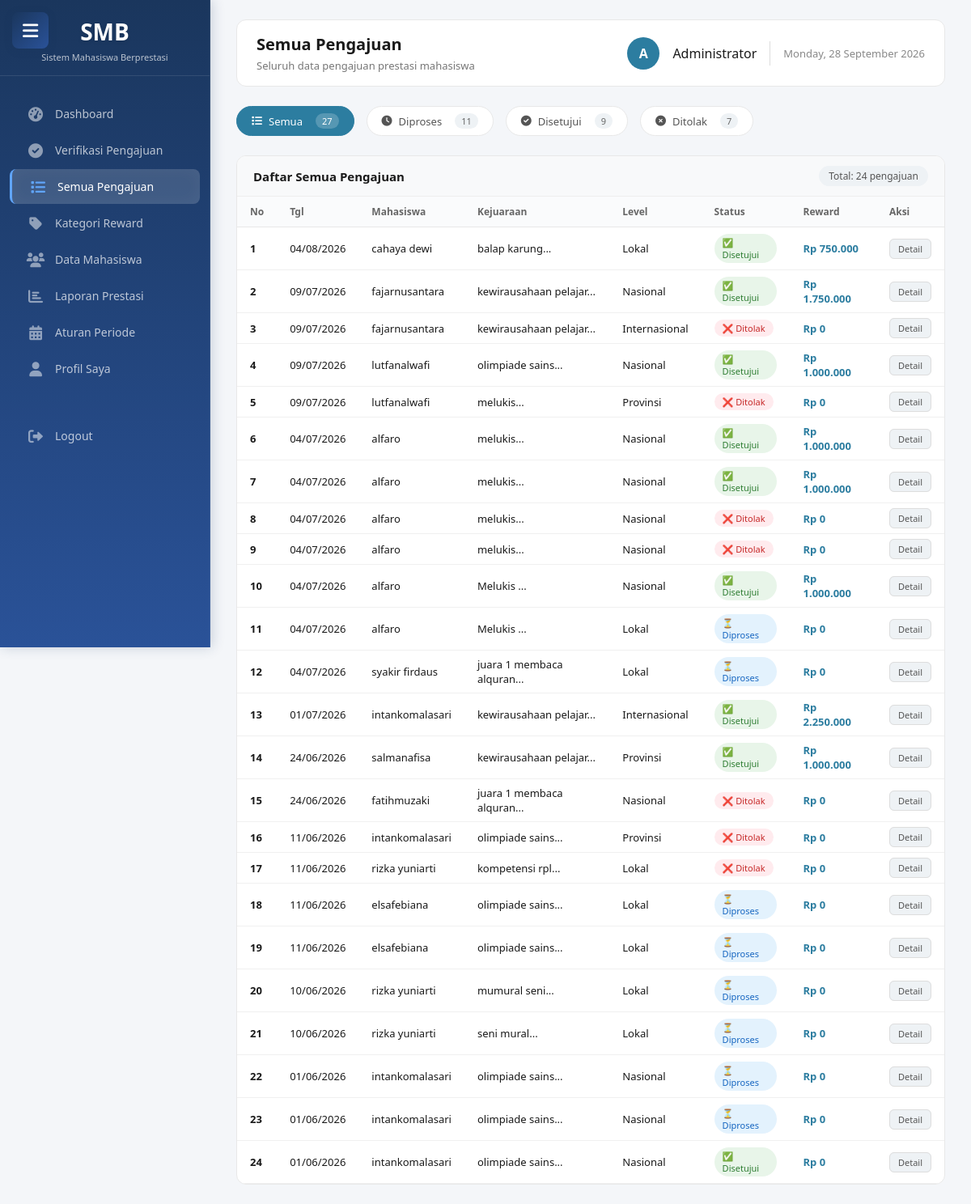
Page /admin/semua_pengajuan.php (signed in) on the committed database.
### tables this page shows
CREATE TABLE `pengajuan` (
  `id` int NOT NULL,
  `user_id` int NOT NULL,
  `mahasiswa_id` int DEFAULT NULL,
  `kategori_id` int DEFAULT NULL,
  `judul_prestasi` varchar(200) DEFAULT NULL,
  `deskripsi` text,
  `tanggal_prestasi` date DEFAULT NULL,
  `level_kompetisi` enum('Lokal','Provinsi','Nasional','Internasional') NOT NULL,
  `penyelenggara` varchar(100) DEFAULT NULL,
  `lokasi` varchar(100) DEFAULT NULL,
  `raihan_prestasi` varchar(50) DEFAULT NULL,
  `dokumen_path` varchar(255) DEFAULT NULL,
  `status` enum('diproses','disetujui','ditolak','revisi') NOT NULL DEFAULT 'diproses',
  `tanggal_disetujui` datetime DEFAULT NULL,
  `reward_nominal` int DEFAULT '0',
  `nilai_akhir` decimal(5,2) DEFAULT NULL,
  `admin_catatan` text,
  `admin_id` int DEFAULT NULL,
  `validated_at` datetime DEFAULT NULL,
  `periode_id` int DEFAULT NULL,
  `created_at` datetime DEFAULT CURRENT_TIMESTAMP,
  `updated_at` datetime DEFAULT NULL,
  `fakultas` varchar(100) DEFAULT NULL,
  `jenis_peserta` enum('Individu','Tim') DEFAULT 'Individu',
  `nama_ketua` varchar(100) DEFAULT NULL,
  `nim_ketua` varchar(20) DEFAULT NULL,
  `no_hp` varchar(15) DEFAULT NULL,
  `prodi` varchar(50) DEFAULT NULL,
  `bulan_raihan` varchar(20) DEFAULT NULL,
  `tahun_raihan` year DEFAULT NULL,
  `url_penyelenggara` text,
  `nama_tim` varchar(100) DEFAULT NULL,
  `anggota_tim` text,
  `sertifikat` varchar(255) DEFAULT NULL,
  `foto_dokumentasi` text,
  `surat_tugas` varchar(255) DEFAULT NULL,
  `nama_kejuaraan` varchar(255) DEFAULT NULL,
  `kategori_prestasi` varchar(100) DEFAULT NULL,
  `tanggal_raihan` date DEFAULT NULL,
  `ocr_text` text,
  `ocr_accuracy` decimal(5,4) DEFAULT '0.0000',
  `file_hash` varchar(64) DEFAULT NULL,
  `digital_signature` text,
  `penetapan` tinyint(1) DEFAULT '0'
);

CREATE TABLE `users` (
  `id` int NOT NULL,
  `username` varchar(50) NOT NULL,
  `password` varchar(255) NOT NULL,
  `email` varchar(100) NOT NULL,
  `nama_lengkap` varchar(100) NOT NULL,
  `nim` varchar(20) DEFAULT NULL,
  `fakultas` varchar(100) DEFAULT NULL,
  `prodi` varchar(50) DEFAULT NULL,
  `role` enum('mahasiswa','reviewer','admin','superadmin') NOT NULL DEFAULT 'mahasiswa',
  `no_hp` varchar(20) DEFAULT NULL,
  `alamat` text,
  `foto_profil` varchar(255) DEFAULT NULL,
  `status` enum('active','inactive','locked','suspended') NOT NULL DEFAULT 'active',
  `email_verified` tinyint(1) DEFAULT '1',
  `verification_token` varchar(100) DEFAULT NULL,
  `reset_token` varchar(100) DEFAULT NULL,
  `reset_expiry` datetime DEFAULT NULL,
  `last_login` datetime DEFAULT NULL,
  `lock_until` datetime DEFAULT NULL,
  `created_at` datetime NOT NULL,
  `updated_at` datetime DEFAULT NULL
);

### admin/semua_pengajuan.php (the view, shortened to what this page needs)
<?php
require_once '../config/database.php';
$status_filter = isset($_GET['status']) ? $_GET['status'] : 'semua';
if ($status_filter == 'disetujui') {
    $query = "SELECT p.*, u.nama_lengkap FROM pengajuan p JOIN users u ON p.user_id = u.id WHERE p.status = 'disetujui' ORDER BY p.created_at DESC";
    $judul = "Pengajuan Disetujui";
    $subtitle = "Daftar pengajuan yang telah disetujui";
} elseif ($status_filter == 'ditolak') {
    $query = "SELECT p.*, u.nama_lengkap FROM pengajuan p JOIN users u ON p.user_id = u.id WHERE p.status = 'ditolak' ORDER BY p.created_at DESC";
    $judul = "Pengajuan Ditolak";
    $subtitle = "Daftar pengajuan yang ditolak";
} elseif ($status_filter == 'diproses') {
    $query = "SELECT p.*, u.nama_lengkap FROM pengajuan p JOIN users u ON p.user_id = u.id WHERE p.status = 'diproses' ORDER BY p.created_at DESC";
    $judul = "Pengajuan Diproses";
    $subtitle = "Daftar pengajuan yang sedang diproses";
} else {
    $query = "SELECT p.*, u.nama_lengkap FROM pengajuan p JOIN users u ON p.user_id = u.id ORDER BY p.created_at DESC";
    $judul = "Semua Pengajuan";
    $subtitle = "Seluruh data pengajuan prestasi mahasiswa";
}
$result = mysqli_query($conn, $query);
$total = mysqli_num_rows($result);
$total_semua = mysqli_fetch_assoc(mysqli_query($conn, "SELECT COUNT(*) as t FROM pengajuan"))['t'];
$total_diproses = mysqli_fetch_assoc(mysqli_query($conn, "SELECT COUNT(*) as t FROM pengajuan WHERE status='diproses'"))['t'];
$total_disetujui = mysqli_fetch_assoc(mysqli_query($conn, "SELECT COUNT(*) as t FROM pengajuan WHERE status='disetujui'"))['t'];
$total_ditolak = mysqli_fetch_assoc(mysqli_query($conn, "SELECT COUNT(*) as t FROM pengajuan WHERE status='ditolak'"))['t'];
include 'includes/sidebar.php';
?>
<!DOCTYPE html>
<html lang="id">
<head>
    <link rel="stylesheet" href="https://cdnjs.cloudflare.com/ajax/libs/font-awesome/6.0.0-beta3/css/all.min.css">
</head>
<body>
<div class="main-content">
    <div class="top-bar">
        <div class="page-title">
            <h2><?php echo $judul; ?></h2>
            <p><?php echo $subtitle; ?></p>
        </div>
        <div class="user-info">
            <div class="user-avatar">A</div>
            <span class="user-name"><?php echo htmlspecialchars($_SESSION['nama'] ?? 'Admin'); ?></span>
            <span class="date-text"><?php echo date('l, d F Y'); ?></span>
        </div>
    </div>
    <div class="filter-buttons">
        <a href="?status=semua" class="filter-btn <?php echo $status_filter == 'semua' ? 'active' : ''; ?>">
            <i class="fas fa-list"></i> Semua
            <span class="filter-badge"><?php echo $total_semua; ?></span>
        </a>
        <a href="?status=diproses" class="filter-btn <?php echo $status_filter == 'diproses' ? 'active' : ''; ?>">
            <i class="fas fa-clock"></i> Diproses
            <span class="filter-badge"><?php echo $total_diproses; ?></span>
        </a>
        <a href="?status=disetujui" class="filter-btn <?php echo $status_filter == 'disetujui' ? 'active' : ''; ?>">
            <i class="fas fa-check-circle"></i> Disetujui
            <span class="filter-badge"><?php echo $total_disetujui; ?></span>
        </a>
        <a href="?status=ditolak" class="filter-btn <?php echo $status_filter == 'ditolak' ? 'active' : ''; ?>">
            <i class="fas fa-times-circle"></i> Ditolak
            <span class="filter-badge"><?php echo $total_ditolak; ?></span>
        </a>
    </div>
    <div class="table-card">
        <div class="table-header">
            <h3>Daftar <?php echo $judul; ?></h3>
            <div class="badge-count">Total: <?php echo $total; ?> pengajuan</div>
        </div>
        <div style="overflow-x: auto;">
            <table class="data-table">
                <thead>
                    <tr>
                        <th>No</th><th>Tgl</th><th>Mahasiswa</th><th>Kejuaraan</th>
                        <th>Level</th><th>Status</th><th>Reward</th><th>Aksi</th>
                    </tr>
                </thead>
                <tbody>
                    <?php
                    $no = 1;
                    if (mysqli_num_rows($result) > 0):
                        while ($row = mysqli_fetch_assoc($result)):
                            $status_class = '';
                            $status_text = '';
                            if ($row['status'] == 'diproses') {
                                $status_class = 'status-diproses';
                                $status_text = '⏳ Diproses';
                            } elseif ($row['status'] == 'disetujui') {
                                $status_class = 'status-disetujui';
                                $status_text = '✅ Disetujui';
                            } else {
                                $status_class = 'status-ditolak';
                                $status_text = '❌ Ditolak';
                            }
                    ?>
                    <tr>
                        <td style="font-weight: 600;"><?php echo $no++; ?></td>
                        <td><?php echo date('d/m/Y', strtotime($row['created_at'])); ?></td>
                        <td><?php echo htmlspecialchars($row['nama_lengkap']); ?></td>
                        <td><?php echo htmlspecialchars(substr($row['nama_kejuaraan'] ?? '-', 0, 35)); ?>...</td>
                        <td><?php echo htmlspecialchars($row['level_kompetisi']); ?></td>
                        <td><span class="status-badge <?php echo $status_class; ?>"><?php echo $status_text; ?></span></td>
                        <td class="reward-text">Rp <?php echo number_format($row['reward_nominal'] ?? 0, 0, ',', '.'); ?></td>
                        <td><a href="detail_pengajuan.php?id=<?php echo $row['id']; ?>" class="btn-detail">Detail</a></td>
                    </tr>
                    <?php
                        endwhile;
                    endif; ?>
                </tbody>
            </table>
        </div>
    </div>
</div>
</body>
</html>

### admin/includes/sidebar.php (style rules this page uses)
* { margin: 0; padding: 0; box-sizing: border-box; }
body { font-family: 'Segoe UI', system-ui, sans-serif; background: #f4f6f9; color: #1a1a1a; }
.main-content { margin-left: 260px; padding: 30px 35px; min-height: 100vh; transition: margin-left 0.3s ease; }

### admin/semua_pengajuan.php (style rules this page uses)
* { margin: 0; padding: 0; box-sizing: border-box; }
body { font-family: 'Segoe UI', system-ui, -apple-system, sans-serif; background: #f4f6f9; color: #1a1a1a; }
.main-content { margin-left: 260px; padding: 24px 32px; }
.top-bar { display: flex; justify-content: space-between; align-items: center; background: white; border-radius: 12px; padding: 16px 24px; margin-bottom: 24px; border: 1px solid #e8e8e8; }
.page-title h2 { font-size: 20px; font-weight: 600; color: #1a1a1a; }
.page-title p { font-size: 13px; color: #777; margin-top: 4px; }
.user-info { display: flex; align-items: center; gap: 16px; }
.user-avatar { width: 40px; height: 40px; background: #2c7da0; border-radius: 50%; display: flex; align-items: center; justify-content: center; color: white; font-weight: 600; }
.user-name { font-weight: 500; color: #1a1a1a; }
.date-text { font-size: 13px; color: #888; }
.filter-buttons { display: flex; gap: 15px; margin-bottom: 24px; flex-wrap: wrap; }
.filter-btn { background: white; border: 1px solid #e8e8e8; padding: 8px 18px; border-radius: 30px; text-decoration: none; color: #555; font-size: 13px; font-weight: 500; transition: all 0.3s; display: inline-flex; align-items: center; gap: 8px; }
.filter-btn i { font-size: 13px; }
.filter-btn.active { background: #2c7da0; color: white; border-color: #2c7da0; }
.filter-badge { background: #eef2f5; padding: 2px 8px; border-radius: 20px; font-size: 11px; color: #666; margin-left: 8px; }
.filter-btn.active .filter-badge { background: rgba(255,255,255,0.2); color: white; }
.table-card { background: white; border-radius: 12px; border: 1px solid #e8e8e8; overflow: hidden; }
.table-header { padding: 12px 20px; border-bottom: 1px solid #eee; background: #f8f9fa; display: flex; justify-content: space-between; align-items: center; }
.table-header h3 { font-size: 15px; font-weight: 600; color: #1a1a1a; }
.badge-count { background: #eef2f5; color: #555; padding: 4px 12px; border-radius: 20px; font-size: 12px; }
.data-table { width: 100%; border-collapse: collapse; }
.data-table th { text-align: left; padding: 10px 16px; background: #fafbfc; color: #666; font-weight: 600; font-size: 12px; border-bottom: 1px solid #e8e8e8; }
.data-table td { padding: 8px 16px; border-bottom: 1px solid #f0f0f0; font-size: 13px; vertical-align: middle; }
.status-badge { display: inline-block; padding: 3px 10px; border-radius: 20px; font-size: 11px; font-weight: 500; }
.status-diproses { background: #e3f2fd; color: #1565c0; }
.status-disetujui { background: #e8f5e9; color: #2e7d32; }
.status-ditolak { background: #ffebee; color: #c62828; }
.reward-text { font-weight: 600; color: #2c7da0; }
.btn-detail { background: #eef2f5; border: 1px solid #ddd; padding: 4px 10px; border-radius: 6px; color: #555; text-decoration: none; font-size: 11px; }

### rows in the picture
pengajuan: created_at "04/08/2026", user.nama_lengkap "cahaya dewi", nama_kejuaraan "balap karung", level_kompetisi "Lokal", status "✅ Disetujui", reward_nominal "750.000"
pengajuan: created_at "09/07/2026", user.nama_lengkap "fajarnusantara", nama_kejuaraan "kewirausahaan pelajar", level_kompetisi "Nasional", status "✅ Disetujui", reward_nominal "1.750.000"
pengajuan: created_at "09/07/2026", user.nama_lengkap "fajarnusantara", nama_kejuaraan "kewirausahaan pelajar", level_kompetisi "Internasional", status "❌ Ditolak", reward_nominal "0"
pengajuan: created_at "09/07/2026", user.nama_lengkap "lutfanalwafi", nama_kejuaraan "olimpiade sains", level_kompetisi "Nasional", status "✅ Disetujui", reward_nominal "1.000.000"
pengajuan: created_at "09/07/2026", user.nama_lengkap "lutfanalwafi", nama_kejuaraan "melukis", level_kompetisi "Provinsi", status "❌ Ditolak", reward_nominal "0"
pengajuan: created_at "04/07/2026", user.nama_lengkap "alfaro", nama_kejuaraan "melukis", level_kompetisi "Nasional", status "✅ Disetujui", reward_nominal "1.000.000"
pengajuan: created_at "04/07/2026", user.nama_lengkap "alfaro", nama_kejuaraan "melukis", level_kompetisi "Nasional", status "✅ Disetujui", reward_nominal "1.000.000"
pengajuan: created_at "04/07/2026", user.nama_lengkap "alfaro", nama_kejuaraan "melukis", level_kompetisi "Nasional", status "❌ Ditolak", reward_nominal "0"
pengajuan: created_at "04/07/2026", user.nama_lengkap "alfaro", nama_kejuaraan "melukis", level_kompetisi "Nasional", status "❌ Ditolak", reward_nominal "0"
pengajuan: created_at "04/07/2026", user.nama_lengkap "alfaro", nama_kejuaraan "Melukis", level_kompetisi "Nasional", status "✅ Disetujui", reward_nominal "1.000.000"
pengajuan: created_at "04/07/2026", user.nama_lengkap "alfaro", nama_kejuaraan "Melukis", level_kompetisi "Lokal", status "⏳ Diproses", reward_nominal "0"
pengajuan: created_at "04/07/2026", user.nama_lengkap "syakir firdaus", nama_kejuaraan "juara 1 membaca alquran", level_kompetisi "Lokal", status "⏳ Diproses", reward_nominal "0"
pengajuan: created_at "01/07/2026", user.nama_lengkap "intankomalasari", nama_kejuaraan "kewirausahaan pelajar", level_kompetisi "Internasional", status "✅ Disetujui", reward_nominal "2.250.000"
pengajuan: created_at "24/06/2026", user.nama_lengkap "salmanafisa", nama_kejuaraan "kewirausahaan pelajar", level_kompetisi "Provinsi", status "✅ Disetujui", reward_nominal "1.000.000"
pengajuan: created_at "24/06/2026", user.nama_lengkap "fatihmuzaki", nama_kejuaraan "juara 1 membaca alquran", level_kompetisi "Nasional", status "❌ Ditolak", reward_nominal "0"
pengajuan: created_at "11/06/2026", user.nama_lengkap "intankomalasari", nama_kejuaraan "olimpiade sains", level_kompetisi "Provinsi", status "❌ Ditolak", reward_nominal "0"
pengajuan: created_at "11/06/2026", user.nama_lengkap "rizka yuniarti", nama_kejuaraan "kompetensi rpl", level_kompetisi "Lokal", status "❌ Ditolak", reward_nominal "0"
pengajuan: created_at "11/06/2026", user.nama_lengkap "elsafebiana", nama_kejuaraan "olimpiade sains", level_kompetisi "Lokal", status "⏳ Diproses", reward_nominal "0"
pengajuan: created_at "11/06/2026", user.nama_lengkap "elsafebiana", nama_kejuaraan "olimpiade sains", level_kompetisi "Lokal", status "⏳ Diproses", reward_nominal "0"
pengajuan: created_at "10/06/2026", user.nama_lengkap "rizka yuniarti", nama_kejuaraan "mumural seni", level_kompetisi "Lokal", status "⏳ Diproses", reward_nominal "0"
pengajuan: created_at "10/06/2026", user.nama_lengkap "rizka yuniarti", nama_kejuaraan "seni mural", level_kompetisi "Lokal", status "⏳ Diproses", reward_nominal "0"
pengajuan: created_at "01/06/2026", user.nama_lengkap "intankomalasari", nama_kejuaraan "olimpiade sains", level_kompetisi "Nasional", status "⏳ Diproses", reward_nominal "0"
pengajuan: created_at "01/06/2026", user.nama_lengkap "intankomalasari", nama_kejuaraan "olimpiade sains", level_kompetisi "Nasional", status "⏳ Diproses", reward_nominal "0"
pengajuan: created_at "01/06/2026", user.nama_lengkap "intankomalasari", nama_kejuaraan "olimpiade sains", level_kompetisi "Nasional", status "✅ Disetujui", reward_nominal "0"

### other values in the picture
$judul "Semua Pengajuan"
$subtitle "Seluruh data pengajuan prestasi mahasiswa"
$_SESSION['nama'] "Administrator"
$total_semua "27"
$total_diproses "11"
$total_disetujui "9"
$total_ditolak "7"
$total "24"
